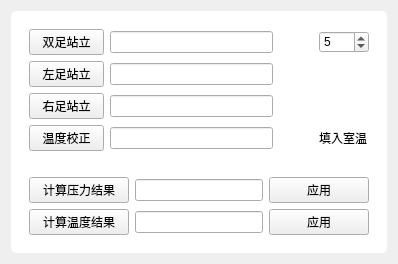
<?xml version="1.0" encoding="UTF-8"?>
<ui version="4.0">
 <class>CaliWindow</class>
 <widget class="QWidget" name="CaliWindow">
  <property name="geometry">
   <rect>
    <x>0</x>
    <y>0</y>
    <width>398</width>
    <height>264</height>
   </rect>
  </property>
  <property name="windowTitle">
   <string>Form</string>
  </property>
  <layout class="QHBoxLayout" name="horizontalLayout_3">
   <item>
    <widget class="QWidget" name="widget" native="true">
     <property name="sizePolicy">
      <sizepolicy hsizetype="Expanding" vsizetype="Expanding">
       <horstretch>0</horstretch>
       <verstretch>0</verstretch>
      </sizepolicy>
     </property>
     <property name="styleSheet">
      <string notr="true">#widget{background-color: rgb(255, 255, 255);
border-radius: 5;}</string>
     </property>
     <layout class="QVBoxLayout" name="verticalLayout_3">
      <item>
       <widget class="QWidget" name="widget_2" native="true">
        <property name="sizePolicy">
         <sizepolicy hsizetype="Preferred" vsizetype="Preferred">
          <horstretch>0</horstretch>
          <verstretch>0</verstretch>
         </sizepolicy>
        </property>
        <property name="styleSheet">
         <string notr="true"/>
        </property>
        <layout class="QVBoxLayout" name="verticalLayout">
         <item>
          <layout class="QHBoxLayout" name="horizontalLayout_4">
           <property name="sizeConstraint">
            <enum>QLayout::SetFixedSize</enum>
           </property>
           <item>
            <widget class="QPushButton" name="dSupportBtn">
             <property name="sizePolicy">
              <sizepolicy hsizetype="Preferred" vsizetype="Fixed">
               <horstretch>0</horstretch>
               <verstretch>0</verstretch>
              </sizepolicy>
             </property>
             <property name="maximumSize">
              <size>
               <width>75</width>
               <height>16777215</height>
              </size>
             </property>
             <property name="text">
              <string>双足站立</string>
             </property>
            </widget>
           </item>
           <item>
            <widget class="QLineEdit" name="dSupportLine">
             <property name="minimumSize">
              <size>
               <width>128</width>
               <height>0</height>
              </size>
             </property>
             <property name="maximumSize">
              <size>
               <width>16777215</width>
               <height>16777215</height>
              </size>
             </property>
            </widget>
           </item>
           <item>
            <spacer name="horizontalSpacer_3">
             <property name="orientation">
              <enum>Qt::Horizontal</enum>
             </property>
             <property name="sizeType">
              <enum>QSizePolicy::Preferred</enum>
             </property>
             <property name="sizeHint" stdset="0">
              <size>
               <width>40</width>
               <height>20</height>
              </size>
             </property>
            </spacer>
           </item>
           <item>
            <widget class="QSpinBox" name="timeSpinBox">
             <property name="minimumSize">
              <size>
               <width>50</width>
               <height>0</height>
              </size>
             </property>
             <property name="maximumSize">
              <size>
               <width>16777215</width>
               <height>16777215</height>
              </size>
             </property>
             <property name="minimum">
              <number>2</number>
             </property>
             <property name="maximum">
              <number>10</number>
             </property>
             <property name="value">
              <number>5</number>
             </property>
            </widget>
           </item>
          </layout>
         </item>
         <item>
          <layout class="QHBoxLayout" name="horizontalLayout">
           <property name="sizeConstraint">
            <enum>QLayout::SetFixedSize</enum>
           </property>
           <item>
            <widget class="QPushButton" name="lSupportBtn">
             <property name="maximumSize">
              <size>
               <width>75</width>
               <height>16777215</height>
              </size>
             </property>
             <property name="text">
              <string>左足站立</string>
             </property>
            </widget>
           </item>
           <item>
            <widget class="QLineEdit" name="lSupportLine">
             <property name="minimumSize">
              <size>
               <width>128</width>
               <height>0</height>
              </size>
             </property>
             <property name="maximumSize">
              <size>
               <width>16777215</width>
               <height>16777215</height>
              </size>
             </property>
            </widget>
           </item>
           <item>
            <spacer name="horizontalSpacer_2">
             <property name="orientation">
              <enum>Qt::Horizontal</enum>
             </property>
             <property name="sizeType">
              <enum>QSizePolicy::Preferred</enum>
             </property>
             <property name="sizeHint" stdset="0">
              <size>
               <width>40</width>
               <height>20</height>
              </size>
             </property>
            </spacer>
           </item>
           <item>
            <widget class="QLabel" name="lSupportMsg">
             <property name="minimumSize">
              <size>
               <width>50</width>
               <height>0</height>
              </size>
             </property>
             <property name="styleSheet">
              <string notr="true">color: rgb(221, 27, 13);</string>
             </property>
             <property name="text">
              <string/>
             </property>
            </widget>
           </item>
          </layout>
         </item>
         <item>
          <layout class="QHBoxLayout" name="horizontalLayout_2">
           <property name="sizeConstraint">
            <enum>QLayout::SetFixedSize</enum>
           </property>
           <item>
            <widget class="QPushButton" name="rSupportBtn">
             <property name="maximumSize">
              <size>
               <width>75</width>
               <height>16777215</height>
              </size>
             </property>
             <property name="text">
              <string>右足站立</string>
             </property>
            </widget>
           </item>
           <item>
            <widget class="QLineEdit" name="rSupportLine">
             <property name="minimumSize">
              <size>
               <width>128</width>
               <height>0</height>
              </size>
             </property>
             <property name="maximumSize">
              <size>
               <width>16777215</width>
               <height>16777215</height>
              </size>
             </property>
            </widget>
           </item>
           <item>
            <spacer name="horizontalSpacer">
             <property name="orientation">
              <enum>Qt::Horizontal</enum>
             </property>
             <property name="sizeType">
              <enum>QSizePolicy::Preferred</enum>
             </property>
             <property name="sizeHint" stdset="0">
              <size>
               <width>40</width>
               <height>20</height>
              </size>
             </property>
            </spacer>
           </item>
           <item>
            <widget class="QLabel" name="rSupportMsg">
             <property name="minimumSize">
              <size>
               <width>50</width>
               <height>0</height>
              </size>
             </property>
             <property name="styleSheet">
              <string notr="true">color: rgb(221, 27, 13);</string>
             </property>
             <property name="text">
              <string/>
             </property>
            </widget>
           </item>
          </layout>
         </item>
         <item>
          <layout class="QHBoxLayout" name="horizontalLayout_6">
           <property name="sizeConstraint">
            <enum>QLayout::SetFixedSize</enum>
           </property>
           <item>
            <widget class="QPushButton" name="tempBtn">
             <property name="maximumSize">
              <size>
               <width>75</width>
               <height>16777215</height>
              </size>
             </property>
             <property name="text">
              <string>温度校正</string>
             </property>
            </widget>
           </item>
           <item>
            <widget class="QLineEdit" name="tempLine">
             <property name="minimumSize">
              <size>
               <width>128</width>
               <height>0</height>
              </size>
             </property>
             <property name="maximumSize">
              <size>
               <width>16777215</width>
               <height>16777215</height>
              </size>
             </property>
            </widget>
           </item>
           <item>
            <spacer name="horizontalSpacer_4">
             <property name="orientation">
              <enum>Qt::Horizontal</enum>
             </property>
             <property name="sizeType">
              <enum>QSizePolicy::Preferred</enum>
             </property>
             <property name="sizeHint" stdset="0">
              <size>
               <width>40</width>
               <height>20</height>
              </size>
             </property>
            </spacer>
           </item>
           <item>
            <widget class="QLabel" name="tempMsg">
             <property name="minimumSize">
              <size>
               <width>50</width>
               <height>0</height>
              </size>
             </property>
             <property name="styleSheet">
              <string notr="true"/>
             </property>
             <property name="text">
              <string>填入室温</string>
             </property>
            </widget>
           </item>
          </layout>
         </item>
        </layout>
       </widget>
      </item>
      <item>
       <spacer name="verticalSpacer">
        <property name="orientation">
         <enum>Qt::Vertical</enum>
        </property>
        <property name="sizeType">
         <enum>QSizePolicy::Preferred</enum>
        </property>
        <property name="sizeHint" stdset="0">
         <size>
          <width>20</width>
          <height>10</height>
         </size>
        </property>
       </spacer>
      </item>
      <item>
       <widget class="QWidget" name="widget_3" native="true">
        <layout class="QVBoxLayout" name="verticalLayout_2">
         <item>
          <layout class="QHBoxLayout" name="horizontalLayout_5" stretch="1,1,1">
           <item>
            <widget class="QPushButton" name="caliResBtn">
             <property name="minimumSize">
              <size>
               <width>0</width>
               <height>0</height>
              </size>
             </property>
             <property name="maximumSize">
              <size>
               <width>100</width>
               <height>16777215</height>
              </size>
             </property>
             <property name="text">
              <string>计算压力结果</string>
             </property>
            </widget>
           </item>
           <item>
            <widget class="QLineEdit" name="caliResLine"/>
           </item>
           <item>
            <widget class="QPushButton" name="applyCaliBtn">
             <property name="maximumSize">
              <size>
               <width>100</width>
               <height>16777215</height>
              </size>
             </property>
             <property name="text">
              <string>应用</string>
             </property>
            </widget>
           </item>
          </layout>
         </item>
         <item>
          <layout class="QHBoxLayout" name="horizontalLayout_7" stretch="1,1,1">
           <item>
            <widget class="QPushButton" name="caliTempBtn">
             <property name="maximumSize">
              <size>
               <width>100</width>
               <height>16777215</height>
              </size>
             </property>
             <property name="text">
              <string>计算温度结果</string>
             </property>
            </widget>
           </item>
           <item>
            <widget class="QLineEdit" name="caliTempLine"/>
           </item>
           <item>
            <widget class="QPushButton" name="applyTempBtn">
             <property name="maximumSize">
              <size>
               <width>100</width>
               <height>16777215</height>
              </size>
             </property>
             <property name="text">
              <string>应用</string>
             </property>
            </widget>
           </item>
          </layout>
         </item>
        </layout>
       </widget>
      </item>
     </layout>
    </widget>
   </item>
  </layout>
 </widget>
 <resources/>
 <connections/>
</ui>
